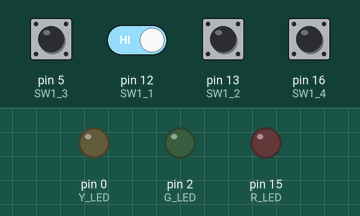
Simulated run of this sketch. Board: Arduino Uno, built with avr-gcc and run on an emulated ATmega328P. On the bench: output pins drawn as LEDs (lit = HIGH). The test bench sets the inputs (shaded band); at power-on: pin 5 (SW1_3), pin 12 (SW1_1), pin 13 (SW1_2) HIGH, pin 16 (SW1_4) LOW.

Above: at 1.2 s.
1.3 s: pin 5 (SW1_3) pulled LOW for 0.15 s
At 2.0 s:
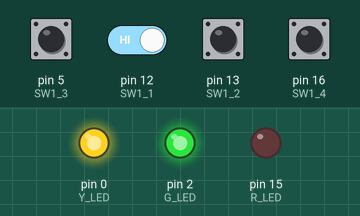
2.9 s: pin 16 (SW1_4) pulled HIGH for 0.15 s
At 3.2 s:
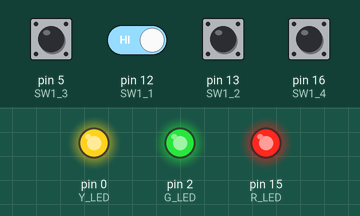
5.4 s: pin 5 (SW1_3) driven LOW and pin 12 (SW1_1) driven LOW
At 6.3 s:
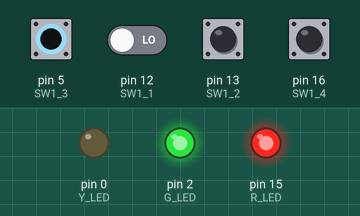
6.9 s: pin 16 (SW1_4) pulled HIGH for 1 s
At 8.2 s:
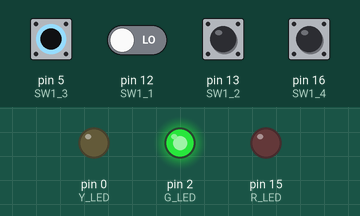
10.4 s: pin 12 (SW1_1) driven HIGH
At 11.3 s:
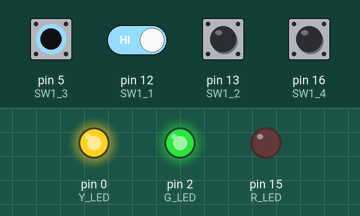
11.9 s: pin 13 (SW1_2) pulled LOW for 0.15 s
At 11.97 s:
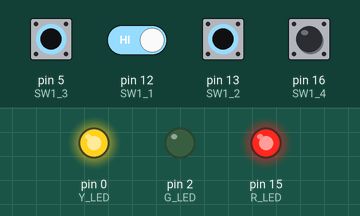
Timing chart, 0 to 14.5 s (numbered marks = the images above; inputs shaded):
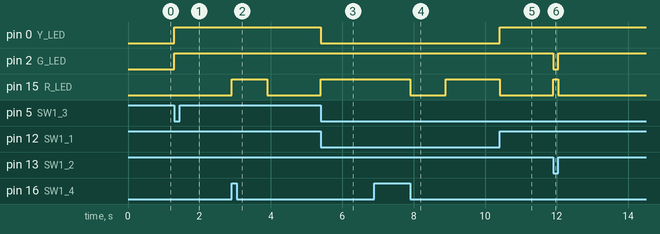

Measured:
- after the input at 1.3 s, pin 0 (Y_LED), pin 2 (G_LED): LOW → HIGH at once
- after the input at 2.9 s, pin 15 (R_LED): LOW → HIGH at once, → LOW 1.0 s later
- after the input at 5.4 s, pin 0 (Y_LED): HIGH → LOW at once; pin 15 (R_LED): LOW → HIGH at once
- after the input at 6.9 s, pin 15 (R_LED): HIGH → LOW after 1.0 s, → HIGH 1.0 s later
- after the input at 10.4 s, pin 0 (Y_LED): LOW → HIGH at once; pin 15 (R_LED): HIGH → LOW at once
- after the input at 11.9 s, pin 2 (G_LED): HIGH → LOW at once, → HIGH 0.15 s later; pin 15 (R_LED): LOW → HIGH at once, → LOW 0.15 s later

The sketch:

Lab_18_cp1.ino
```cpp
#define Y_LED 0   // GPIO0
#define R_LED 15  // GPIO15
#define G_LED 2   // GPIO2

#define SW1_4 16   // GPIO4
#define SW1_3 5  // GPIO14
#define SW1_2 13  // GPIO12
#define SW1_1 12  // GPIO13

void setup() {
  pinMode(Y_LED, OUTPUT);
  pinMode(R_LED, OUTPUT);
  pinMode(G_LED, OUTPUT);

  pinMode(SW1_1, INPUT);
  pinMode(SW1_2, INPUT);
  pinMode(SW1_3, INPUT);
  pinMode(SW1_4, INPUT);
}

void loop() {
  bool s1 = digitalRead(SW1_1);
  bool s2 = digitalRead(SW1_2);
  bool s3 = digitalRead(SW1_3);
  bool s4 = digitalRead(SW1_4);

  if (s4 == HIGH) { // 1xxx
    digitalWrite(R_LED, HIGH);
    delay(1000);
    digitalWrite(R_LED, LOW);
    delay(1000);
  }
  else if (!s1 && !s2 && !s3) { // 0000
    digitalWrite(R_LED, LOW);
    digitalWrite(Y_LED, LOW);
    digitalWrite(G_LED, LOW);
  }
  else if (s1 && !s2 && !s3) { // 0001
    digitalWrite(R_LED, HIGH);
    digitalWrite(Y_LED, HIGH);
    digitalWrite(G_LED, LOW);
  }

  else if (!s1 && s2 && !s3) { // 0010
    digitalWrite(R_LED, HIGH);
    digitalWrite(Y_LED, LOW);
    digitalWrite(G_LED, HIGH);
  }
  else if (s1 && s2 && !s3) { // 0011
    digitalWrite(R_LED, LOW);
    digitalWrite(Y_LED, HIGH);
    digitalWrite(G_LED, HIGH);
  }

  else if (!s1 && !s2 && s3) { // 0100
    digitalWrite(R_LED, HIGH);
    digitalWrite(G_LED, HIGH);
    digitalWrite(Y_LED, HIGH);
    delay(1000);
    digitalWrite(R_LED, LOW);
    digitalWrite(G_LED, LOW);
    digitalWrite(Y_LED, LOW);
    delay(1000);
  }
}
```
